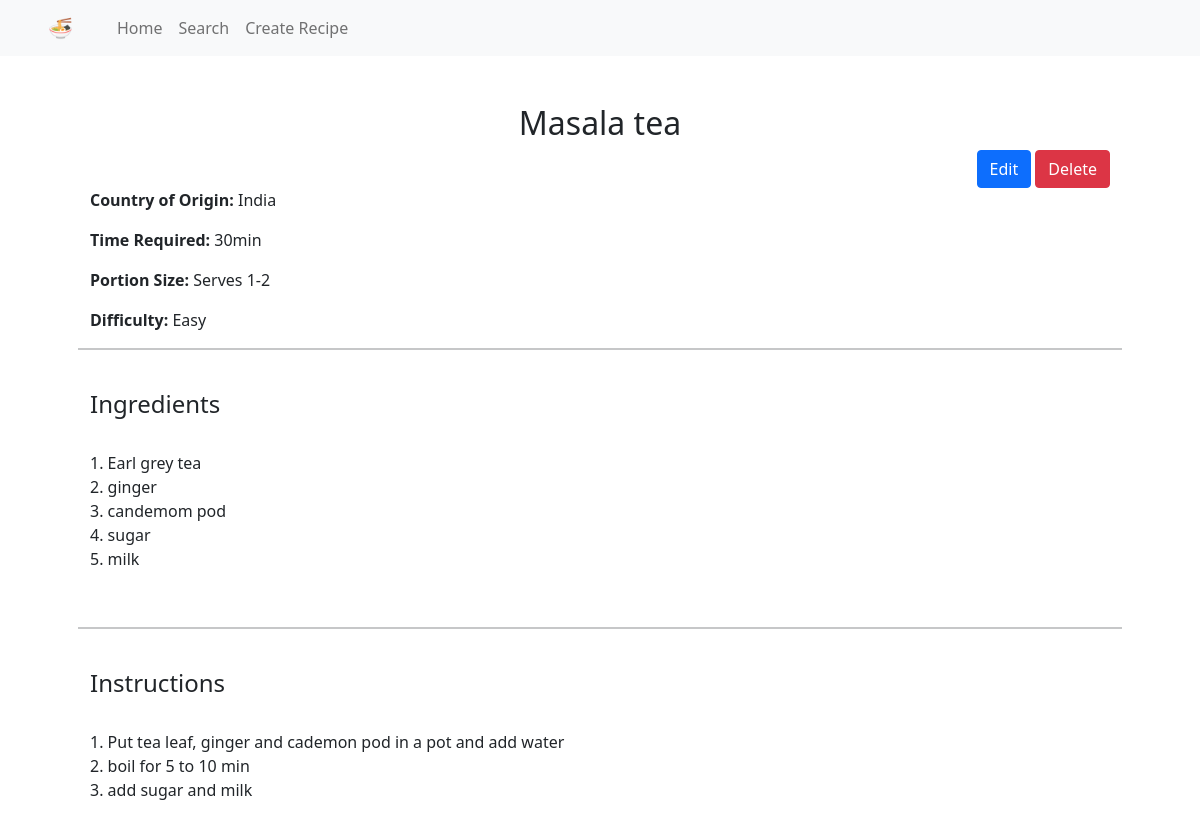
The page /recipe/39 on the database its author committed.
### tables this page shows
CREATE TABLE 'recipes' ('id' integer PRIMARY KEY AUTOINCREMENT NOT NULL, 'name' text, 'country' text, 'difficulty' text, 'time' text, 'size' text, 'ingredients' text, 'instructions' text,'image_name' text);

### application.py (the view)
@app.route("/recipe/<id>")
def recipe(id):
    con = sqlite3.connect("recipes.db")
    con.row_factory = sqlite3.Row
    cur = con.cursor()
    recipe = (cur.execute("SELECT * FROM recipes WHERE id = ?", (id,)).fetchall())[0]
    con.close()
    return render_template("recipe.html", recipe=recipe)

### templates/recipe.html (shortened to what this page needs)
{% extends "layout.html" %}
{% block main %}
    <div class="container text-center">
        <h2>{{ recipe["name"].capitalize() }}</h2>
    </div>
    <div class="container text-end">
        <a href="/edit/{{ recipe["id"] }}" class="btn btn-primary">Edit</a>
        <a href="/delete/{{ recipe["id"] }}" class="btn btn-danger">Delete</a>
    </div>
    <div class="container text-start">
        <p><strong>Country of Origin: </strong> {{ recipe["country"] }}</p>
        <p><strong>Time Required: </strong>{{ recipe["time"] }}</p>
        <p><strong>Portion Size: </strong>{{ recipe["size"] }}</p>
        <p><strong>Difficulty: </strong>{{ recipe["difficulty"] }}</p>
    </div>
    <hr>
    <div class="container text-start preserve-newline">
        <h4>Ingredients</h4>
        <p>{{ recipe["ingredients"] }}</p>
    </div>
    <hr>
    <div class="container text-start preserve-newline">
        <h4>Instructions</h4>
        <p>{{ recipe["instructions"] }}</p>
    </div>
{% endblock %}

### static/styles.css (style rules this page uses)
hr { border-top: 2px solid; }
.preserve-newline { white-space: pre-line; }

### rows shown on the page
recipes: name "Masala tea", country "India", time "30min", size "Serves 1-2", difficulty "Easy", ingredients "1. Earl grey tea 2. ginger 3. candemom pod 4. sugar 5. milk", instructions "1. Put tea leaf, ginger and cademon pod in a pot and add water 2. boil for 5 to 10 min 3. add sugar and milk"
